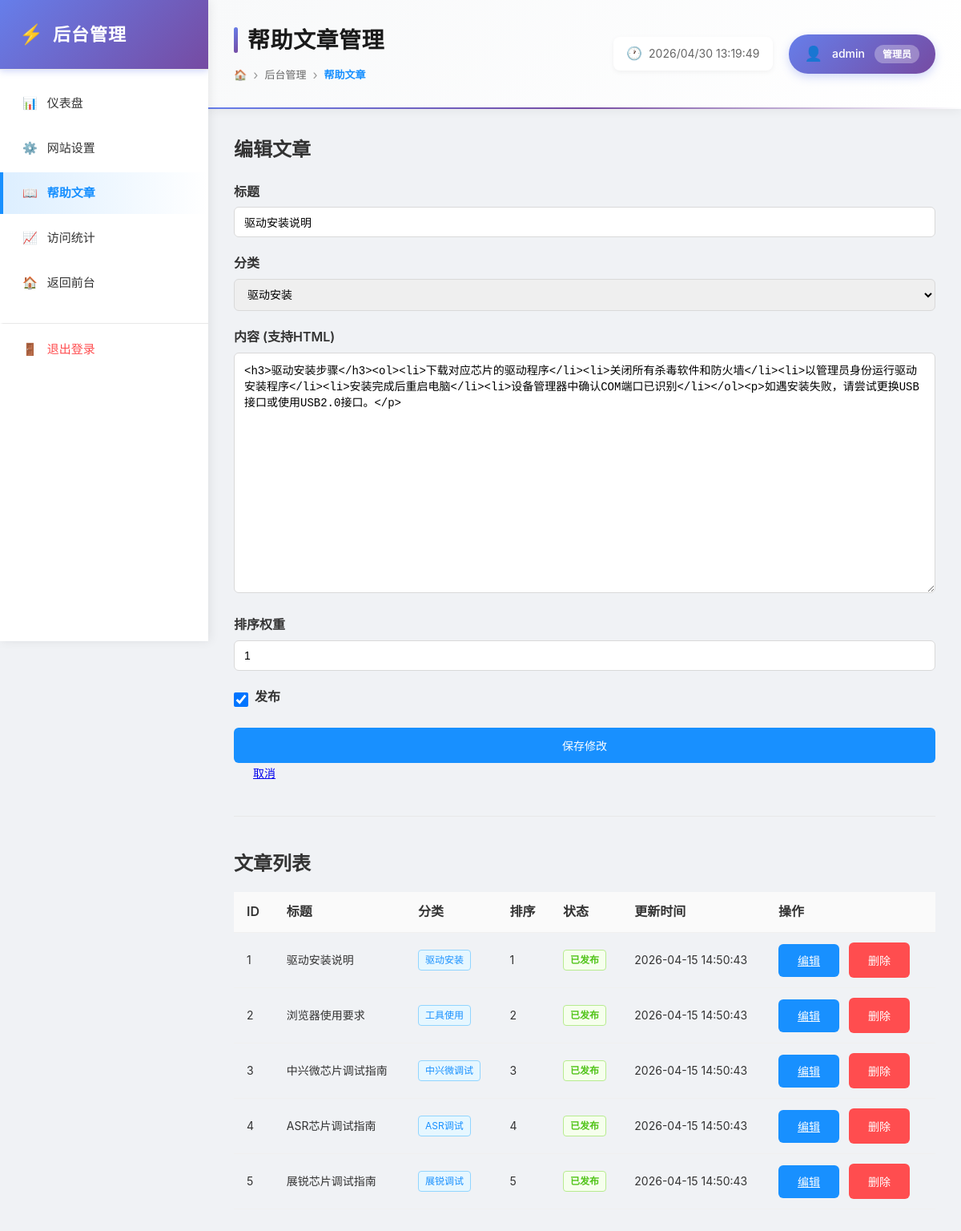
The app's page /admin/help.php?edit=1 (signed in) with its own data.
### tables this page shows
CREATE TABLE IF NOT EXISTS help_pages (
    id INT PRIMARY KEY AUTO_INCREMENT,
    title VARCHAR(200) NOT NULL COMMENT '文章标题',
    category VARCHAR(50) NOT NULL DEFAULT 'general' COMMENT '分类',
    content TEXT NOT NULL COMMENT '文章内容(支持HTML)',
    sort_order INT DEFAULT 0 COMMENT '排序权重',
    is_published TINYINT DEFAULT 1 COMMENT '是否发布',
    created_at TIMESTAMP DEFAULT CURRENT_TIMESTAMP,
    updated_at TIMESTAMP DEFAULT CURRENT_TIMESTAMP ON UPDATE CURRENT_TIMESTAMP,
    INDEX idx_category (category),
    INDEX idx_sort (sort_order)
);

### includes/functions.php (called while the page is built, shortened)
<?php
function h($string) {
    return htmlspecialchars($string, ENT_QUOTES, 'UTF-8');
}
function getHelpPages($category = null, $publishedOnly = true) {
    $db = getDB();
    try {
        $db->query("SELECT 1 FROM help_pages LIMIT 1");
    } catch (Exception $e) {
        $db->exec("CREATE TABLE IF NOT EXISTS help_pages (
            id INT PRIMARY KEY AUTO_INCREMENT,
            title VARCHAR(200) NOT NULL,
            category VARCHAR(50) NOT NULL DEFAULT 'general',
            content TEXT NOT NULL,
            sort_order INT DEFAULT 0,
            is_published TINYINT DEFAULT 1,
            created_at TIMESTAMP DEFAULT CURRENT_TIMESTAMP,
            updated_at TIMESTAMP DEFAULT CURRENT_TIMESTAMP ON UPDATE CURRENT_TIMESTAMP,
            INDEX idx_category (category),
            INDEX idx_sort (sort_order)
        ) ENGINE=InnoDB DEFAULT CHARSET=utf8mb4");
    }
    $sql = "SELECT * FROM help_pages";
    $params = [];
    $conditions = [];
    $sql .= " ORDER BY sort_order ASC, id ASC";
    $stmt = $db->prepare($sql);
    $stmt->execute($params);
    return $stmt->fetchAll();
}
function getHelpPage($id) {
    $db = getDB();
    $stmt = $db->prepare("SELECT * FROM help_pages WHERE id = ?");
    $stmt->execute([$id]);
    return $stmt->fetch();
}

### admin/help.php (the view, shortened to what this page needs)
<?php
require_once __DIR__ . '/../includes/functions.php';
$categoryLabels = [
    'driver' => '驱动安装',
    'tool' => '工具使用',
    'zte' => '中兴微调试',
    'asr' => 'ASR调试',
    'unisoc' => '展锐调试',
    'general' => '通用说明',
];
$editId = intval($_GET['edit'] ?? 0);
$editPage = $editId > 0 ? getHelpPage($editId) : null;
$helpPages = getHelpPages(null, false);
?>
<!DOCTYPE html>
<html lang="zh-CN">
<head>
    <link rel="stylesheet" href="/assets/css/admin.css">
</head>
<body>
    <div class="admin-layout">
        <aside class="admin-sidebar">
            <div class="sidebar-header">
                <h2>后台管理</h2>
            </div>
            <nav class="sidebar-nav">
                <a href="/admin/index.php" class="nav-item">
                    <span>📊</span><span>仪表盘</span>
                </a>
                <a href="/admin/settings.php" class="nav-item">
                    <span>⚙️</span><span>网站设置</span>
                </a>
                <a href="/admin/help.php" class="nav-item active">
                    <span>📖</span><span>帮助文章</span>
                </a>
                <a href="/admin/statistics.php" class="nav-item">
                    <span>📈</span><span>访问统计</span>
                </a>
                <a href="/" class="nav-item" target="_blank">
                    <span>🏠</span><span>返回前台</span>
                </a>
                <a href="/admin/logout.php" class="nav-item logout">
                    <span>🚪</span><span>退出登录</span>
                </a>
            </nav>
        </aside>
        <main class="admin-main">
            <header class="admin-header">
                <div class="admin-header-left">
                    <h1>帮助文章管理</h1>
                    <div class="breadcrumb">
                        <span>🏠</span><span class="separator">›</span>
                        <span>后台管理</span><span class="separator">›</span>
                        <span class="current">帮助文章</span>
                    </div>
                </div>
                <div class="admin-header-right">
                    <div class="header-time" id="currentTime"></div>
                    <div class="user-info">
                        <span><?php echo h($_SESSION['admin_username'] ?? 'admin'); ?></span>
                        <span class="user-badge">管理员</span>
                    </div>
                </div>
            </header>
            <div class="admin-content">
                <?php if ($editPage): ?>
                <h2>编辑文章</h2>
                <form method="POST" class="help-editor">
                    <div class="form-group">
                        <label>标题</label>
                        <input type="text" name="title" value="<?php echo h($editPage['title']); ?>" required>
                    </div>
                    <div class="form-group">
                        <label>分类</label>
                        <select name="category">
                            <?php foreach ($categoryLabels as $key => $label): ?>
                            <option value="<?php echo h($key); ?>" <?php echo $editPage['category'] === $key ? 'selected' : ''; ?>><?php echo h($label); ?></option>
                            <?php endforeach; ?>
                        </select>
                    </div>
                    <div class="form-group">
                        <label>内容 (支持HTML)</label>
                        <textarea name="content" required><?php echo h($editPage['content']); ?></textarea>
                    </div>
                    <div class="form-group">
                        <label>排序权重</label>
                        <input type="number" name="sort_order" value="<?php echo $editPage['sort_order']; ?>" min="0">
                    </div>
                    <div class="form-group">
                        <div class="checkbox-group">
                            <input type="checkbox" name="is_published" value="1" <?php echo $editPage['is_published'] ? 'checked' : ''; ?> id="chk_pub">
                            <label for="chk_pub">发布</label>
                        </div>
                    </div>
                    <button type="submit" class="btn btn-primary">保存修改</button>
                    <a href="/admin/help.php" class="btn btn-secondary">取消</a>
                </form>
                <hr style="margin: 40px 0; border: none; border-top: 1px solid #e8e8e8;">
                <?php endif; ?>
                <h2>文章列表</h2>
                <div class="table-container">
                    <table class="help-list-table">
                        <thead>
                            <tr>
                                <th>ID</th>
                                <th>标题</th>
                                <th>分类</th>
                                <th>排序</th>
                                <th>状态</th>
                                <th>更新时间</th>
                                <th>操作</th>
                            </tr>
                        </thead>
                        <tbody>
                            <?php foreach ($helpPages as $hp): ?>
                            <tr>
                                <td><?php echo $hp['id']; ?></td>
                                <td><?php echo h($hp['title']); ?></td>
                                <td><span class="category-badge"><?php echo h($categoryLabels[$hp['category']] ?? $hp['category']); ?></span></td>
                                <td><?php echo $hp['sort_order']; ?></td>
                                <td>
                                    <?php if ($hp['is_published']): ?>
                                    <span class="status-badge published">已发布</span>
                                    <?php else: ?>
                                    <span class="status-badge draft">草稿</span>
                                    <?php endif; ?>
                                </td>
                                <td><?php echo h($hp['updated_at']); ?></td>
                                <td class="actions">
                                    <a href="/admin/help.php?edit=<?php echo $hp['id']; ?>" class="btn btn-sm btn-primary">编辑</a>
                                    <form method="POST" style="display:inline;" onsubmit="return confirm('确定删除此文章?');">
                                        <button type="submit" class="btn btn-sm btn-danger">删除</button>
                                    </form>
                                </td>
                            </tr>
                            <?php endforeach; ?>
                        </tbody>
                    </table>
                </div>
            </div>
        </main>
    </div>
</body>
</html>

### admin/help.php (style rules this page uses)
.admin-layout { display: flex; min-height: 100vh; width: 100%; }
.admin-sidebar { width: 260px; background: white; box-shadow: 2px 0 12px rgba(0,0,0,0.08); position: fixed; height: 100vh; overflow-y: auto; left: 0; top: 0; z-index: 1000; display: flex; flex-direction: column; transition: transform 0.3s ease; }
.admin-main { flex: 1; margin-left: 260px; display: flex; flex-direction: column; min-height: 100vh; width: calc(100% - 260px); transition: margin-left 0.3s ease, width 0.3s ease; }
.sidebar-header { padding: 24px; border-bottom: 1px solid #e8e8e8; background: linear-gradient(135deg, #667eea 0%, #764ba2 100%); flex-shrink: 0; display: flex; align-items: center; gap: 12px; box-shadow: 0 2px 8px rgba(102,126,234,0.3); }
.sidebar-header::before { content: '⚡'; font-size: 24px; }
.sidebar-header h2 { color: white; font-size: 22px; font-weight: 700; margin: 0; letter-spacing: 1px; }
.sidebar-nav { padding: 16px 0; display: flex; flex-direction: column; gap: 4px; flex: 1; overflow-y: auto; }
.nav-item { display: flex; align-items: center; gap: 12px; padding: 14px 24px; color: #333; text-decoration: none; transition: all 0.3s ease; border-left: 4px solid transparent; font-size: 15px; font-weight: 500; }
.nav-item.active { background: linear-gradient(90deg, rgba(24,144,255,0.15) 0%, transparent 100%); color: #1890ff; border-left-color: #1890ff; font-weight: 600; }
.nav-item.logout { margin-top: auto; color: #ff4d4f; border-top: 1px solid #e8e8e8; padding-top: 20px; margin-top: 20px; }
.help-editor { margin-top: 20px; }
.help-editor .form-group { margin-bottom: 20px; }
.help-editor label { display: block; font-weight: 600; margin-bottom: 6px; color: #333; }
.help-editor input[type="text"], .help-editor input[type="number"], .help-editor select { width: 100%; padding: 10px 12px; border: 1px solid #d9d9d9; border-radius: 6px; font-size: 14px; }
.help-editor textarea { width: 100%; padding: 10px 12px; border: 1px solid #d9d9d9; border-radius: 6px; font-size: 14px; min-height: 300px; font-family: 'Courier New', monospace; resize: vertical; }
.help-editor .checkbox-group { display: flex; align-items: center; gap: 8px; }
.help-editor .checkbox-group input { width: 18px; height: 18px; }
.help-list-table { width: 100%; border-collapse: collapse; margin-top: 16px; }
.help-list-table th, .help-list-table td { padding: 12px 16px; text-align: left; border-bottom: 1px solid #f0f0f0; }
.help-list-table th { background: #fafafa; font-weight: 600; color: #333; }
.help-list-table td { font-size: 14px; }
.help-list-table .actions { white-space: nowrap; }
.help-list-table .actions a, .help-list-table .actions button { margin-right: 8px; }
.status-badge { display: inline-block; padding: 2px 8px; border-radius: 4px; font-size: 12px; font-weight: 600; }
.status-badge.published { background: #f6ffed; color: #52c41a; border: 1px solid #b7eb8f; }
.category-badge { display: inline-block; padding: 2px 8px; border-radius: 4px; font-size: 12px; background: #e6f7ff; color: #1890ff; border: 1px solid #91d5ff; }

### records on screen
help_pages: title "驱动安装说明", category "驱动安装", content "<h3>驱动安装步骤</h3><ol><li>下载对应芯片的驱动程序</li><li>关闭所有杀毒软件和防火墙</li><li>以管理员身份运行驱动安装程序</li><li>安装完成后重启电脑</li><li>设备管理器中确认COM端口已识别</li></ol><p>如遇安装失败，请尝试更换USB接口或使用USB2.0接口。</p>", sort_order "1", is_published "☑", id "1", shows "已发布", updated_at "2026-04-15 14:50:43"
help_pages: id "2", title "浏览器使用要求", category "工具使用", sort_order "2", is_published "已发布", updated_at "2026-04-15 14:50:43"
help_pages: id "3", title "中兴微芯片调试指南", category "中兴微调试", sort_order "3", is_published "已发布", updated_at "2026-04-15 14:50:43"
help_pages: id "4", title "ASR芯片调试指南", category "ASR调试", sort_order "4", is_published "已发布", updated_at "2026-04-15 14:50:43"
help_pages: id "5", title "展锐芯片调试指南", category "展锐调试", sort_order "5", is_published "已发布", updated_at "2026-04-15 14:50:43"

### other values on screen
$_SESSION['admin_username'] "admin"
